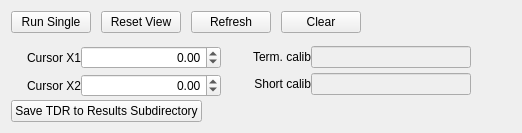
      <widget class="QWidget" name="tabTDR">
       <attribute name="title">
        <string>TDR</string>
       </attribute>
       <attribute name="toolTip">
        <string>TDR tab</string>
       </attribute>
       <layout class="QVBoxLayout" name="verticalLayout_4">
        <item>
         <layout class="QVBoxLayout" name="verticalLayout_3">
          <property name="spacing">
           <number>0</number>
          </property>
          <property name="sizeConstraint">
           <enum>QLayout::SetMaximumSize</enum>
          </property>
          <property name="leftMargin">
           <number>0</number>
          </property>
          <property name="topMargin">
           <number>0</number>
          </property>
          <property name="rightMargin">
           <number>0</number>
          </property>
          <property name="bottomMargin">
           <number>0</number>
          </property>
          <item>
           <layout class="QHBoxLayout" name="horizontalLayout_5">
            <property name="sizeConstraint">
             <enum>QLayout::SetFixedSize</enum>
            </property>
            <item>
             <widget class="QPushButton" name="buttonTDRRunSingle">
              <property name="toolTip">
               <string>Runs single cycle of TDR analysis on device</string>
              </property>
              <property name="statusTip">
               <string>Runs single cycle of TDR analysis on device</string>
              </property>
              <property name="text">
               <string>Run Single</string>
              </property>
             </widget>
            </item>
            <item>
             <spacer name="horizontalSpacer_7">
              <property name="orientation">
               <enum>Qt::Horizontal</enum>
              </property>
              <property name="sizeType">
               <enum>QSizePolicy::Fixed</enum>
              </property>
              <property name="sizeHint" stdset="0">
               <size>
                <width>10</width>
                <height>20</height>
               </size>
              </property>
             </spacer>
            </item>
            <item>
             <widget class="QPushButton" name="buttonTDRResetView">
              <property name="toolTip">
               <string>Resets TDR analysis on device</string>
              </property>
              <property name="statusTip">
               <string>Resets TDR analysis on device</string>
              </property>
              <property name="text">
               <string>Reset View</string>
              </property>
             </widget>
            </item>
            <item>
             <spacer name="horizontalSpacer_8">
              <property name="orientation">
               <enum>Qt::Horizontal</enum>
              </property>
              <property name="sizeType">
               <enum>QSizePolicy::Fixed</enum>
              </property>
              <property name="sizeHint" stdset="0">
               <size>
                <width>10</width>
                <height>20</height>
               </size>
              </property>
             </spacer>
            </item>
            <item>
             <widget class="QPushButton" name="buttonTDRRefresh">
              <property name="toolTip">
               <string>Refreshes TDR chart and results from device</string>
              </property>
              <property name="statusTip">
               <string>Refreshes TDR chart and results from device</string>
              </property>
              <property name="text">
               <string>Refresh</string>
              </property>
             </widget>
            </item>
            <item>
             <spacer name="horizontalSpacer_17">
              <property name="orientation">
               <enum>Qt::Horizontal</enum>
              </property>
              <property name="sizeType">
               <enum>QSizePolicy::Fixed</enum>
              </property>
              <property name="sizeHint" stdset="0">
               <size>
                <width>10</width>
                <height>20</height>
               </size>
              </property>
             </spacer>
            </item>
            <item>
             <widget class="QPushButton" name="buttonTDRClear">
              <property name="toolTip">
               <string>Clears TDR analysis on device</string>
              </property>
              <property name="statusTip">
               <string>Clears TDR analysis on device</string>
              </property>
              <property name="text">
               <string>Clear</string>
              </property>
             </widget>
            </item>
            <item>
             <spacer name="horizontalSpacer_10">
              <property name="orientation">
               <enum>Qt::Horizontal</enum>
              </property>
              <property name="sizeHint" stdset="0">
               <size>
                <width>40</width>
                <height>20</height>
               </size>
              </property>
             </spacer>
            </item>
           </layout>
          </item>
          <item>
           <layout class="QHBoxLayout" name="TDRChartLayout">
            <item>
             <spacer name="verticalSpacer_2">
              <property name="orientation">
               <enum>Qt::Vertical</enum>
              </property>
              <property name="sizeType">
               <enum>QSizePolicy::Expanding</enum>
              </property>
              <property name="sizeHint" stdset="0">
               <size>
                <width>2</width>
                <height>10</height>
               </size>
              </property>
             </spacer>
            </item>
           </layout>
          </item>
          <item>
           <layout class="QHBoxLayout" name="horizontalLayout_7">
            <property name="sizeConstraint">
             <enum>QLayout::SetNoConstraint</enum>
            </property>
            <property name="leftMargin">
             <number>0</number>
            </property>
            <property name="topMargin">
             <number>3</number>
            </property>
            <property name="rightMargin">
             <number>0</number>
            </property>
            <property name="bottomMargin">
             <number>0</number>
            </property>
            <item>
             <layout class="QFormLayout" name="formLayout_2">
              <property name="labelAlignment">
               <set>Qt::AlignRight|Qt::AlignTrailing|Qt::AlignVCenter</set>
              </property>
              <property name="formAlignment">
               <set>Qt::AlignLeading|Qt::AlignLeft|Qt::AlignTop</set>
              </property>
              <property name="verticalSpacing">
               <number>5</number>
              </property>
              <property name="leftMargin">
               <number>0</number>
              </property>
              <property name="topMargin">
               <number>0</number>
              </property>
              <property name="rightMargin">
               <number>0</number>
              </property>
              <property name="bottomMargin">
               <number>0</number>
              </property>
              <item row="0" column="0">
               <widget class="QLabel" name="label_3">
                <property name="sizePolicy">
                 <sizepolicy hsizetype="Fixed" vsizetype="Preferred">
                  <horstretch>0</horstretch>
                  <verstretch>0</verstretch>
                 </sizepolicy>
                </property>
                <property name="minimumSize">
                 <size>
                  <width>70</width>
                  <height>0</height>
                 </size>
                </property>
                <property name="text">
                 <string>Cursor X1</string>
                </property>
                <property name="alignment">
                 <set>Qt::AlignRight|Qt::AlignTrailing|Qt::AlignVCenter</set>
                </property>
               </widget>
              </item>
              <item row="0" column="1">
               <widget class="QDoubleSpinBox" name="numTDRCursorX1">
                <property name="sizePolicy">
                 <sizepolicy hsizetype="Fixed" vsizetype="Fixed">
                  <horstretch>0</horstretch>
                  <verstretch>0</verstretch>
                 </sizepolicy>
                </property>
                <property name="minimumSize">
                 <size>
                  <width>140</width>
                  <height>0</height>
                 </size>
                </property>
                <property name="maximumSize">
                 <size>
                  <width>140</width>
                  <height>16777215</height>
                 </size>
                </property>
                <property name="toolTip">
                 <string>TDR Cursor-X1 value</string>
                </property>
                <property name="statusTip">
                 <string>TDR Cursor-X1 value</string>
                </property>
                <property name="alignment">
                 <set>Qt::AlignRight|Qt::AlignTrailing|Qt::AlignVCenter</set>
                </property>
                <property name="decimals">
                 <number>2</number>
                </property>
                <property name="minimum">
                 <double>-10000000000.000000000000000</double>
                </property>
                <property name="maximum">
                 <double>10000000000.000000000000000</double>
                </property>
               </widget>
              </item>
              <item row="1" column="0">
               <widget class="QLabel" name="label_4">
                <property name="sizePolicy">
                 <sizepolicy hsizetype="Fixed" vsizetype="Preferred">
                  <horstretch>0</horstretch>
                  <verstretch>0</verstretch>
                 </sizepolicy>
                </property>
                <property name="minimumSize">
                 <size>
                  <width>70</width>
                  <height>0</height>
                 </size>
                </property>
                <property name="text">
                 <string>Cursor X2</string>
                </property>
                <property name="alignment">
                 <set>Qt::AlignRight|Qt::AlignTrailing|Qt::AlignVCenter</set>
                </property>
               </widget>
              </item>
              <item row="1" column="1">
               <widget class="QDoubleSpinBox" name="numTDRCursorX2">
                <property name="sizePolicy">
                 <sizepolicy hsizetype="Fixed" vsizetype="Fixed">
                  <horstretch>0</horstretch>
                  <verstretch>0</verstretch>
                 </sizepolicy>
                </property>
                <property name="minimumSize">
                 <size>
                  <width>140</width>
                  <height>0</height>
                 </size>
                </property>
                <property name="maximumSize">
                 <size>
                  <width>140</width>
                  <height>16777215</height>
                 </size>
                </property>
                <property name="toolTip">
                 <string>TDR Cursor-X2 value</string>
                </property>
                <property name="statusTip">
                 <string>TDR Cursor-X2 value</string>
                </property>
                <property name="alignment">
                 <set>Qt::AlignRight|Qt::AlignTrailing|Qt::AlignVCenter</set>
                </property>
                <property name="decimals">
                 <number>2</number>
                </property>
                <property name="minimum">
                 <double>-10000000000.000000000000000</double>
                </property>
                <property name="maximum">
                 <double>10000000000.000000000000000</double>
                </property>
               </widget>
              </item>
             </layout>
            </item>
            <item>
             <layout class="QFormLayout" name="formLayout">
              <property name="labelAlignment">
               <set>Qt::AlignRight|Qt::AlignTrailing|Qt::AlignVCenter</set>
              </property>
              <property name="formAlignment">
               <set>Qt::AlignLeading|Qt::AlignLeft|Qt::AlignTop</set>
              </property>
              <property name="verticalSpacing">
               <number>5</number>
              </property>
              <property name="rightMargin">
               <number>0</number>
              </property>
              <item row="0" column="0">
               <widget class="QLabel" name="label_14">
                <property name="sizePolicy">
                 <sizepolicy hsizetype="Fixed" vsizetype="Preferred">
                  <horstretch>0</horstretch>
                  <verstretch>0</verstretch>
                 </sizepolicy>
                </property>
                <property name="minimumSize">
                 <size>
                  <width>90</width>
                  <height>0</height>
                 </size>
                </property>
                <property name="text">
                 <string>Term. calib</string>
                </property>
                <property name="alignment">
                 <set>Qt::AlignRight|Qt::AlignTrailing|Qt::AlignVCenter</set>
                </property>
               </widget>
              </item>
              <item row="0" column="1">
               <widget class="QLineEdit" name="editTDRTermCalib">
                <property name="enabled">
                 <bool>false</bool>
                </property>
                <property name="sizePolicy">
                 <sizepolicy hsizetype="Fixed" vsizetype="Fixed">
                  <horstretch>0</horstretch>
                  <verstretch>0</verstretch>
                 </sizepolicy>
                </property>
                <property name="minimumSize">
                 <size>
                  <width>160</width>
                  <height>0</height>
                 </size>
                </property>
                <property name="maximumSize">
                 <size>
                  <width>140</width>
                  <height>16777215</height>
                 </size>
                </property>
                <property name="toolTip">
                 <string>Date and time of TDR termination calibration</string>
                </property>
                <property name="statusTip">
                 <string>Date and time of TDR termination calibration</string>
                </property>
                <property name="alignment">
                 <set>Qt::AlignRight|Qt::AlignTrailing|Qt::AlignVCenter</set>
                </property>
                <property name="readOnly">
                 <bool>true</bool>
                </property>
               </widget>
              </item>
              <item row="1" column="0">
               <widget class="QLabel" name="label_13">
                <property name="sizePolicy">
                 <sizepolicy hsizetype="Fixed" vsizetype="Preferred">
                  <horstretch>0</horstretch>
                  <verstretch>0</verstretch>
                 </sizepolicy>
                </property>
                <property name="minimumSize">
                 <size>
                  <width>90</width>
                  <height>0</height>
                 </size>
                </property>
                <property name="text">
                 <string>Short calib</string>
                </property>
                <property name="alignment">
                 <set>Qt::AlignRight|Qt::AlignTrailing|Qt::AlignVCenter</set>
                </property>
               </widget>
              </item>
              <item row="1" column="1">
               <widget class="QLineEdit" name="editTDRShortCalib">
                <property name="enabled">
                 <bool>false</bool>
                </property>
                <property name="sizePolicy">
                 <sizepolicy hsizetype="Fixed" vsizetype="Fixed">
                  <horstretch>0</horstretch>
                  <verstretch>0</verstretch>
                 </sizepolicy>
                </property>
                <property name="minimumSize">
                 <size>
                  <width>160</width>
                  <height>0</height>
                 </size>
                </property>
                <property name="maximumSize">
                 <size>
                  <width>140</width>
                  <height>16777215</height>
                 </size>
                </property>
                <property name="toolTip">
                 <string>Date and time of TDR short calibration</string>
                </property>
                <property name="statusTip">
                 <string>Date and time of TDR short calibration</string>
                </property>
                <property name="alignment">
                 <set>Qt::AlignRight|Qt::AlignTrailing|Qt::AlignVCenter</set>
                </property>
                <property name="readOnly">
                 <bool>true</bool>
                </property>
               </widget>
              </item>
             </layout>
            </item>
            <item>
             <spacer name="horizontalSpacer_11">
              <property name="orientation">
               <enum>Qt::Horizontal</enum>
              </property>
              <property name="sizeHint" stdset="0">
               <size>
                <width>40</width>
                <height>20</height>
               </size>
              </property>
             </spacer>
            </item>
           </layout>
          </item>
          <item>
           <layout class="QHBoxLayout" name="horizontalLayout_6">
            <property name="sizeConstraint">
             <enum>QLayout::SetFixedSize</enum>
            </property>
            <property name="topMargin">
             <number>3</number>
            </property>
            <item>
             <widget class="QPushButton" name="buttonTDRSaveResults">
              <property name="toolTip">
               <string>Save TDR chart and results to specified subdirectory</string>
              </property>
              <property name="statusTip">
               <string>Save TDR chart and results to specified subdirectory</string>
              </property>
              <property name="text">
               <string>Save TDR to Results Subdirectory</string>
              </property>
             </widget>
            </item>
            <item>
             <spacer name="horizontalSpacer_16">
              <property name="orientation">
               <enum>Qt::Horizontal</enum>
              </property>
              <property name="sizeHint" stdset="0">
               <size>
                <width>40</width>
                <height>20</height>
               </size>
              </property>
             </spacer>
            </item>
           </layout>
          </item>
         </layout>
        </item>
       </layout>
      </widget>
